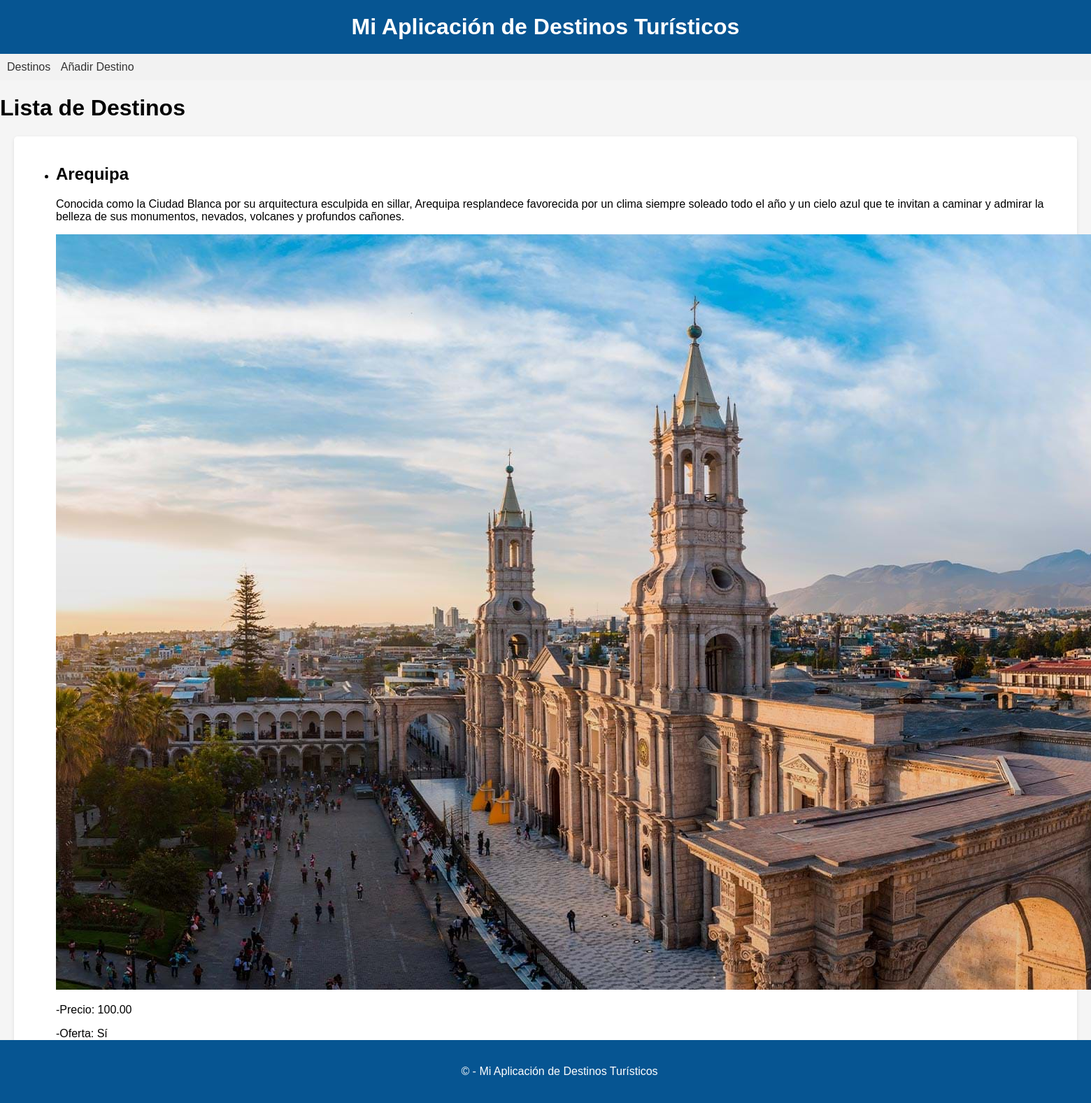
The page / on the database its author committed.
### Apps/destinations/models.py (models this page shows, shortened)
class Destination(models.Model):
    nombreCiudad = models.CharField(max_length=100)
    descripcionCiudad = models.TextField()
    imagenCiudad = models.ImageField(upload_to='destinations/images/')
    precioTour = models.DecimalField(max_digits=8, decimal_places=2)
    ofertaTour = models.BooleanField(default=False)

### Apps/destinations/views.py (the view)
# urls.py: path('', destination_list, name='destination_list'),
def destination_list(request):
    destinations = Destination.objects.all()
    return render(request, 'destinos/destination_list.html', {'destinations': destinations})

### Apps/destinations/templates/destinos/destination_list.html
{% extends 'base.html' %}
{% block content %}
    <h1>Lista de Destinos</h1>
    <div class="main-content">
        <ul class="destination-list">
            {% for destination in destinations %}
            <li class="destination-item">
                <h2>{{ destination.nombreCiudad }}</h2>
                <p>{{ destination.descripcionCiudad }}</p>
                <img src="/{{ destination.imagenCiudad }}" alt="{{ destination.nombreCiudad }}">
                <p>-Precio: {{ destination.precioTour }} </p>
                <p>-Oferta: {% if destination.ofertaTour %}Sí{% else %}No{% endif %}</p>
                <a href="{% url 'update_destination' destination.id %}">Actualizar</a>
                <a href="{% url 'delete_destination' destination.id %}">Eliminar</a>
            </li>
            {% endfor %}
        </ul>
    </div>
{% endblock %}

### Apps/destinations/templates/base.html (shortened to what this page needs)
<!DOCTYPE html>
<html>
<head>
</head>
<body>
    <header>
        <h1>Mi Aplicación de Destinos Turísticos</h1>
    </header>
    <nav>
        <ul>
            <li><a href="{% url 'destination_list' %}">Destinos</a></li>
            <li><a href="{% url 'add_destination' %}">Añadir Destino</a></li>
        </ul>
    </nav>
    <main>
        {% block content %}
        {% endblock %}
    </main>
    <footer>
        <p>&copy; {{ year }} - Mi Aplicación de Destinos Turísticos</p>
    </footer>
</body>
</html>

### Apps/destinations/templates/base.html (style rules this page uses)
body { font-family: Arial, sans-serif; margin: 0; padding: 0; background-color: #f5f5f5; }
header { background-color: #065592; color: #fff; padding: 20px; text-align: center; }
header h1 { margin: 0; }
nav { background-color: #f2f2f2; padding: 10px; }
nav ul { list-style-type: none; margin: 0; padding: 0; }
nav ul li { display: inline; margin-right: 10px; }
nav ul li a { text-decoration: none; color: #333; }
.main-content { margin: 20px; background-color: #fff; padding: 20px; border-radius: 5px; box-shadow: 0 2px 5px rgba(0, 0, 0, 0.1); }
footer { position: fixed; left: 0; bottom: 0; width: 100%; background-color: #065592; color: #fff; padding: 20px; text-align: center; }

### rows shown on the page
Destination: nombreCiudad "Arequipa", descripcionCiudad "Conocida como la Ciudad Blanca por su arquitectura esculpida en sillar, Arequipa resplandece favorecida por un clima siempre soleado todo el año y un cielo azul que te invitan a caminar y admirar la belleza de sus monumentos, nevados, volcanes y profundos cañones.", imagenCiudad (picture), precioTour "100.00", ofertaTour "Sí"
